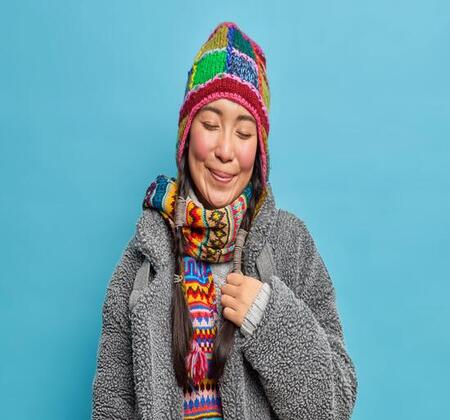
#> input picture algodao1.jpg, 450 x 420 px
$ python trajectory.py
#> lines starting #> are read from the running program, lines starting #| are printed output that depends on the picture
from PIL import Image, ImageDraw, ImageFont
import matplotlib.pyplot as plt

# Função para desenhar a trajetória, nomear pontos em bolinhas vermelhas e adicionar placas em quadrados brancos
def draw_trajectory_on_image(image_path, points, labels, placas):
    # Carrega a imagem indicada
#> called with image_path = 'algodao1.jpg'
    img = Image.open(image_path)
#> img is the input picture: PIL image 450x420 RGB; mean R, G, B 111.3, 161.6, 175.1
    draw = ImageDraw.Draw(img)

    # Definir fonte padrão do sistema, se disponível
    try:
        font = ImageFont.truetype("arial.ttf", 14)  # Fonte Arial para Windows
    except IOError:
        font = ImageFont.load_default()  # Fonte padrão se Arial não estiver disponível

    # Desenha as linhas de trajetória e marca os pontos
    for i in range(len(points) - 1):
        draw.line((points[i], points[i + 1]), fill="black", width=3)  # Linha preta para a trajetória

    # Marcar cada ponto e adicionar as etiquetas em bolinhas vermelhas com texto branco
    for i, (x, y) in enumerate(points):
        # Desenhar a bolinha vermelha
        draw.ellipse((x - 10, y - 10, x + 10, y + 10), fill="red")

        # Centralizar o texto dentro da bolinha
        text_bbox = draw.textbbox((0, 0), labels[i], font=font)
        text_w, text_h = text_bbox[2] - text_bbox[0], text_bbox[3] - text_bbox[1]

        text_x = x - text_w // 2
        text_y = y - text_h // 2
        draw.text((text_x, text_y), labels[i], fill="white", font=font)
#> this loop made 9 passes
#> (text_bbox, text_w, text_x, text_y) on passes 1 to 9: ((0, 3, 10, 13), 10, 138, 407), ((0, 3, 10, 13), 10, 138, 226), ((0, 3, 10, 13), 10, 192, 226), ((0, 3, 11, 13), 11, 192, 405), ((0, 3, 9, 13), 9, 303, 405), ((0, 3, 8, 13), 8, 274, 200), ((0, 3, 11, 13), 11, 257, 101), ((0, 3, 11, 13), 11, 221, 25), ((0, 3, 4, 13), 4, 190, 84)

    # Adicionar as placas próximas aos grupos de pontos em quadrados brancos
    for placa, pontos_assoc in placas:
        # Calcular uma média de posição para a placa próxima ao grupo de pontos
        avg_x = sum(points[i][0] for i in pontos_assoc) // len(pontos_assoc)
        avg_y = sum(points[i][1] for i in pontos_assoc) // len(pontos_assoc)

        # Ajustar a posição para a placa "SO" entre os pontos B e C
        if placa == "SO" and pontos_assoc == [1, 2]:
            avg_x -= 20  # Desloca 20 pixels para a esquerda (ajuste conforme necessário)

        # Calcular a posição do quadrado branco para a placa
        text_bbox = draw.textbbox((0, 0), placa, font=font)
        text_w, text_h = text_bbox[2] - text_bbox[0], text_bbox[3] - text_bbox[1]

        rect_x0, rect_y0 = avg_x + 8, avg_y - 12
        rect_x1, rect_y1 = rect_x0 + text_w + 6, rect_y0 + text_h + 4
        draw.rectangle([rect_x0, rect_y0, rect_x1, rect_y1], fill="white")

        # Adicionar o nome da placa (SO, FR, CR, AoC) dentro do quadrado branco
        draw.text((rect_x0 + 3, rect_y0), placa, fill="black", font=font)
#> this loop made 8 passes
#> (text_bbox, text_w, rect_x1, rect_y1) on passes 1 to 8: ((0, 3, 20, 13), 20, 177, 323), ((0, 3, 20, 13), 20, 184, 233), ((0, 3, 18, 13), 18, 211, 292), ((0, 3, 20, 13), 20, 278, 70), ((0, 3, 20, 13), 20, 286, 412), ((0, 3, 27, 13), 27, 311, 157), ((0, 3, 20, 13), 20, 326, 309), ((0, 3, 20, 13), 20, 243, 61)

    return img

# Coordenadas dos pontos (x, y) e seus rótulos, com o novo ponto F adicionado e os demais ajustados
points = [
    (143, 412),  # Ponto A
    (143, 231),  # Ponto B
    (197, 231),  # Ponto C
    (197, 410),  # Ponto D
    (307, 410),  # Ponto E
    (278, 205),  # Novo Ponto F
    (262, 106),  # Ponto G (anteriormente F)
    (226, 30),   # Ponto H (anteriormente G)
    (192, 89)    # Ponto I (anteriormente H)
]
labels = ['A', 'B', 'C', 'D', 'E', 'F', 'G', 'H', 'I']

# Atualização das placas com as novas posições usando uma lista de tuplas (placa, [pontos associados])
placas = [
    ("SO", [0, 1]),        # Placa SO entre os pontos A e B
    ("SO", [1, 2]),        # Nova placa SO entre os pontos B e C
    ("FR", [1, 2, 3]),     # Placa FR entre os pontos B, C, D
    ("CR", [6, 7]),        # Placa CR entre os pontos G e H
    ("SO", [3, 4]),        # Outra placa SO entre os pontos D e E
    ("AoS", [5, 6]),       # Placa AoC entre os pontos F e G
    ("SO", [4, 5]),        # Nova placa SO entre os pontos E e F
    ("CR", [7, 8])         # Nova placa CR entre os pontos H e I
]

# Caminho para a imagem onde será desenhada a trajetória
image_path = "algodao1.jpg"

# Carregar a imagem e desenhar a trajetória, os pontos e as placas
img_with_trajectory = draw_trajectory_on_image(image_path, points, labels, placas)
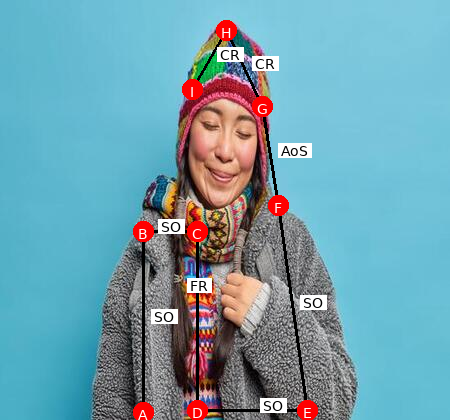
#> img_with_trajectory: PIL image 450x420 RGB; mean R, G, B 113.8, 160.4, 173.9

# Exibir a imagem final com os trajetos, pontos e placas
plt.figure(figsize=(10, 8))
plt.imshow(img_with_trajectory)
plt.axis("off")
plt.show()
